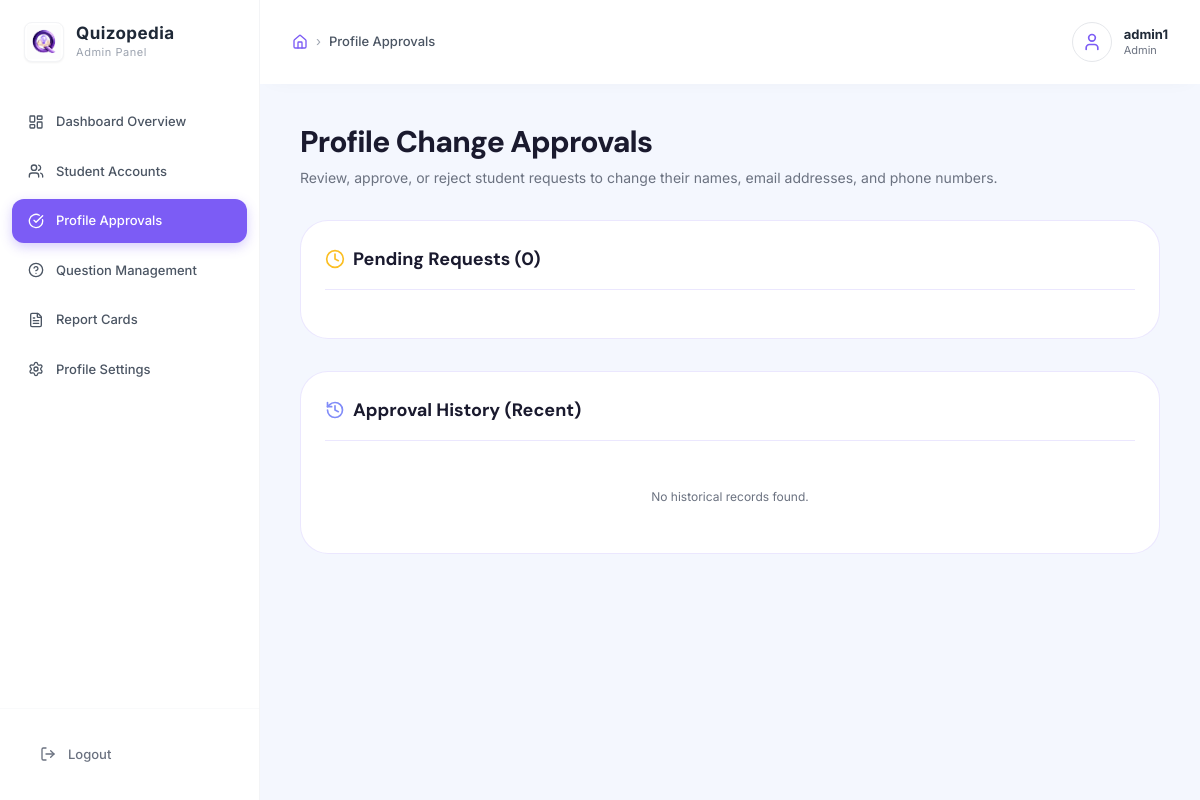
The page /admin-dashboard/approvals/ (signed in) on the database as committed earlier.
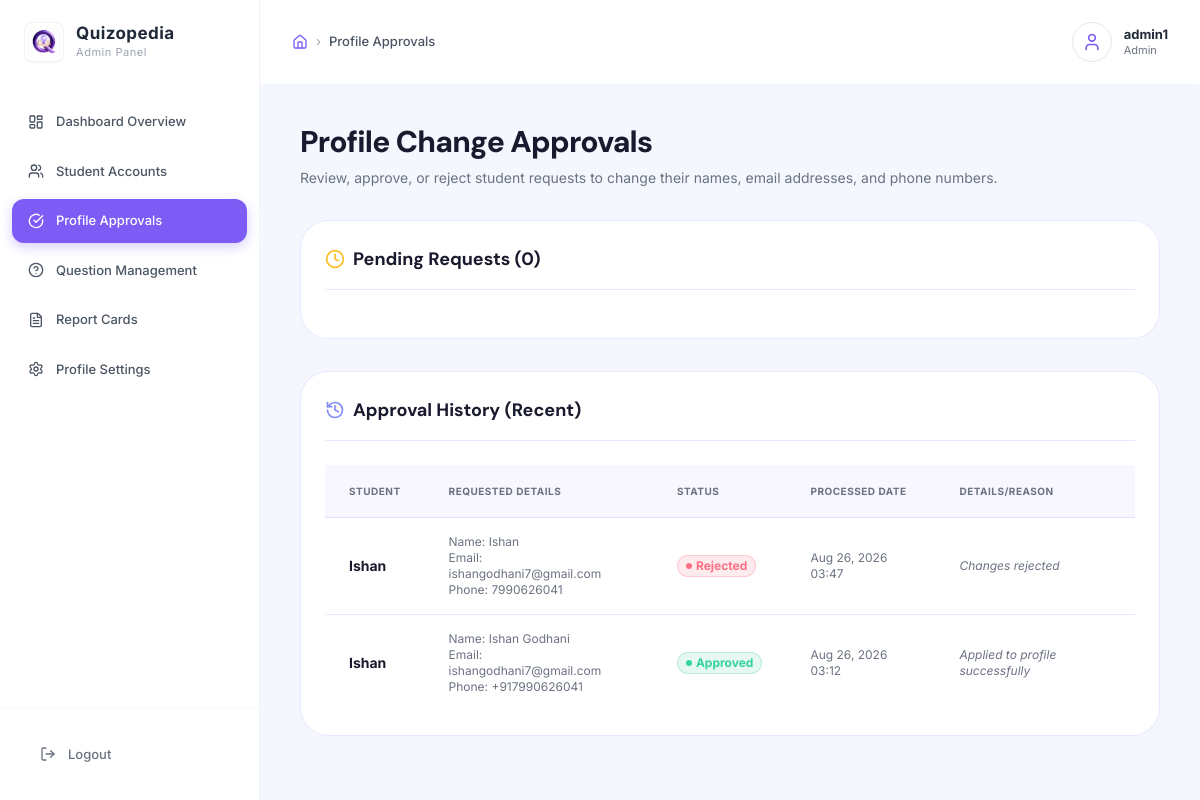
The same page on the database as committed later.
### user/models.py (models this page shows, shortened)
class ProfileUpdateRequest(models.Model):
    STATUS_CHOICES = [
        ('pending', 'Pending Approval'),
        ('approved', 'Approved'),
        ('rejected', 'Rejected'),
    ]
    student = models.ForeignKey(Student, on_delete=models.CASCADE, related_name='profile_updates')
    name = models.CharField(max_length=150)
    email = models.EmailField()
    phone = models.CharField(max_length=15)
    status = models.CharField(max_length=20, choices=STATUS_CHOICES, default='pending')
    rejection_reason = models.TextField(blank=True, null=True)
    created_at = models.DateTimeField(auto_now_add=True)
    updated_at = models.DateTimeField(auto_now=True)

class Student(models.Model):
    user = models.OneToOneField(User, on_delete=models.CASCADE, related_name='student')
    phone = models.CharField(max_length=15)
    @property
    def name(self):
        return self.user.first_name if self.user else ""
    @property
    def email(self):
        return self.user.email if self.user else ""

### adminpanel/views.py (the view, shortened to what this page needs)
# urls.py: path('admin-dashboard/approvals/', views.profile_approvals, name='admin_profile_approvals'),
@admin_required
def profile_approvals(request):
    errors = []
    success_msg = None
    pending_requests = ProfileUpdateRequest.objects.filter(status='pending').order_by('-created_at')
    past_requests = ProfileUpdateRequest.objects.exclude(status='pending').order_by('-updated_at')[:15]
    return render(request, 'adminpanel/approvals.html', {
        'pending_requests': pending_requests,
        'past_requests': past_requests,
        'errors': errors,
        'success': success_msg
    })

### adminpanel/context_processors.py (called while the page is built)
def pending_approvals_count(request):
    if request.user.is_authenticated and (request.user.is_staff or request.user.is_superuser):
        count = ProfileUpdateRequest.objects.filter(status='pending').count()
        return {'pending_approvals_count': count}
    return {'pending_approvals_count': 0}

### adminpanel/templates/adminpanel/approvals.html (shortened to what this page needs)
{% extends 'adminpanel/base.html' %}
{% block active_approvals %}active{% endblock %}
{% block breadcrumb %}Profile Approvals{% endblock %}
{% block content %}
<div class="mb-8">
  <h1 class="text-3xl font-extrabold tracking-tight mb-2 text-[var(--text-main)]">Profile Change Approvals</h1>
  <p class="text-[var(--text-muted)] text-sm">Review, approve, or reject student requests to change their names, email
    addresses, and phone numbers.</p>
</div>
<div class="space-y-8">
  <div class="glass-card rounded-[28px] p-6 relative overflow-hidden">
    <div class="flex items-center gap-2 mb-6 border-b border-[var(--sidebar-border)] pb-4">
      <i data-lucide="clock" class="w-5 h-5 text-amber-400"></i>
      <h2 class="text-lg font-bold text-[var(--text-main)]">Pending Requests ({{ pending_requests|length }})</h2>
    </div>
  </div>
  <div class="glass-card rounded-[28px] p-6 relative overflow-hidden">
    <div class="flex items-center gap-2 mb-6 border-b border-[var(--sidebar-border)] pb-4">
      <i data-lucide="history" class="w-5 h-5 text-indigo-400"></i>
      <h2 class="text-lg font-bold text-[var(--text-main)]">Approval History (Recent)</h2>
    </div>
    {% if past_requests %}
    <div class="overflow-x-auto">
      <table class="w-full text-left text-sm border-collapse min-w-[700px]">
        <thead>
          <tr
            class="border-b border-[var(--sidebar-border)] bg-[var(--table-header-bg)] text-[var(--text-muted)] font-bold uppercase tracking-wider text-[10px]">
            <th class="px-6 py-4">Student</th>
            <th class="px-6 py-4">Requested Details</th>
            <th class="px-6 py-4">Status</th>
            <th class="px-6 py-4">Processed Date</th>
            <th class="px-6 py-4">Details/Reason</th>
          </tr>
        </thead>
        <tbody class="divide-y divide-[var(--sidebar-border)] text-[var(--text-muted)]">
          {% for req in past_requests %}
          <tr class="hover:bg-[var(--sidebar-link-hover)]/10 transition">
            <td class="px-6 py-4">
              <span class="font-bold text-[var(--text-main)] block">{{ req.student.user.username }}</span>
            </td>
            <td class="px-6 py-4 text-xs">
              <span class="block">Name: {{ req.name }}</span>
              <span class="block">Email: {{ req.email }}</span>
              <span class="block">Phone: {{ req.phone }}</span>
            </td>
            <td class="px-6 py-4 text-xs font-bold">
              {% if req.status == 'approved' %}
              <span
                class="inline-flex items-center gap-1 text-emerald-400 px-2 py-0.5 rounded-full bg-emerald-500/10 border border-emerald-500/20">
                <span class="w-1.5 h-1.5 rounded-full bg-emerald-400"></span> Approved
              </span>
              {% else %}
              <span
                class="inline-flex items-center gap-1 text-rose-400 px-2 py-0.5 rounded-full bg-rose-500/10 border border-rose-500/20">
                <span class="w-1.5 h-1.5 rounded-full bg-rose-400"></span> Rejected
              </span>
              {% endif %}
            </td>
            <td class="px-6 py-4 text-xs">
              {{ req.updated_at|date:"M d, Y H:i" }}
            </td>
            <td class="px-6 py-4 text-xs italic text-[var(--text-muted)]">
              {% if req.status == 'rejected' %}
              Changes rejected
              {% elif req.status == 'approved' %}
              Applied to profile successfully
              {% else %}
              --
              {% endif %}
            </td>
          </tr>
          {% endfor %}
        </tbody>
      </table>
    </div>
    {% else %}
    <p class="text-xs text-[var(--text-muted)] text-center py-6">No historical records found.</p>
    {% endif %}
  </div>
</div>
{% endblock %}

Rows that differ between the two databases and show on the page:
added ProfileUpdateRequest: student.user.username "Ishan", name "Ishan", email "ishangodhani7@gmail.com", phone "7990626041", status "rejected" (drawn), updated_at "Aug 26, 2026 03:47"
added ProfileUpdateRequest: student.user.username "Ishan", name "Ishan Godhani", email "ishangodhani7@gmail.com", phone "+917990626041", status "approved" (drawn), updated_at "Aug 26, 2026 03:12"
Other text that changed with them:
text no longer shown: "No historical records found."
text now shown: "STUDENT REQUESTED DETAILS STATUS PROCESSED DATE DETAILS/REASON"
